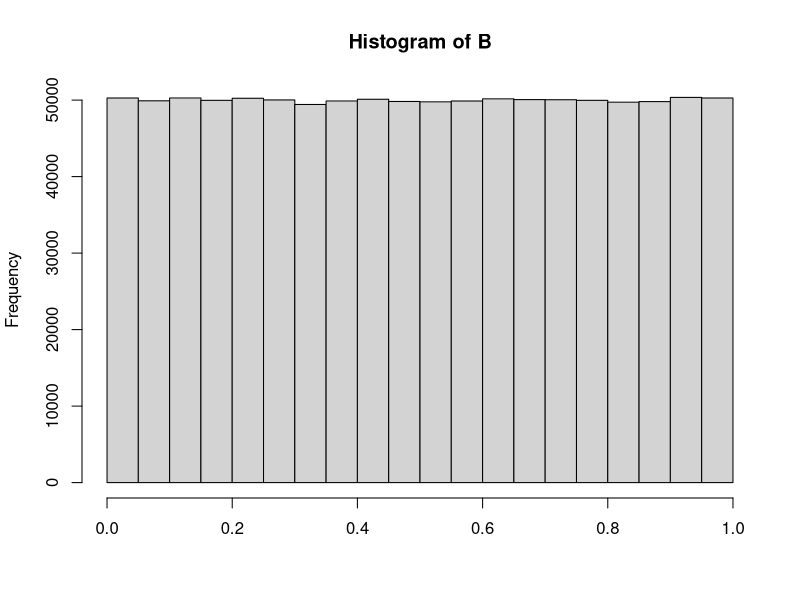
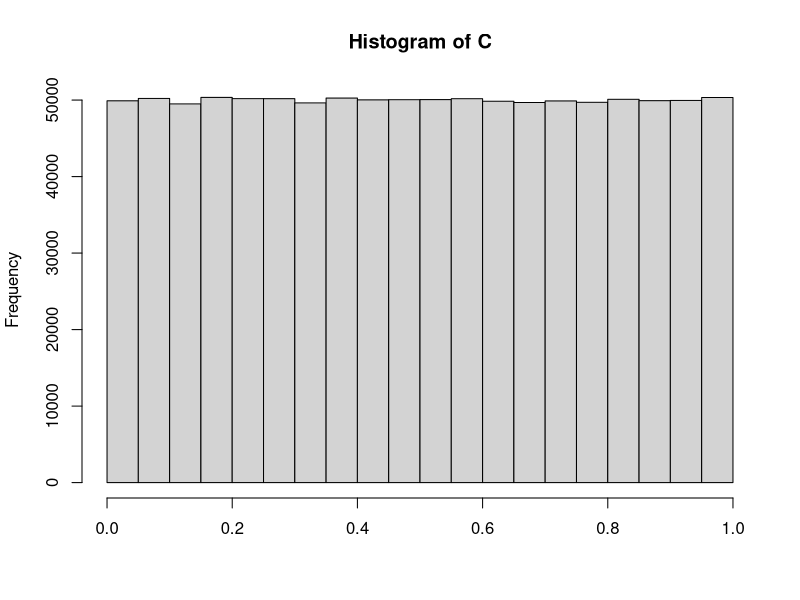
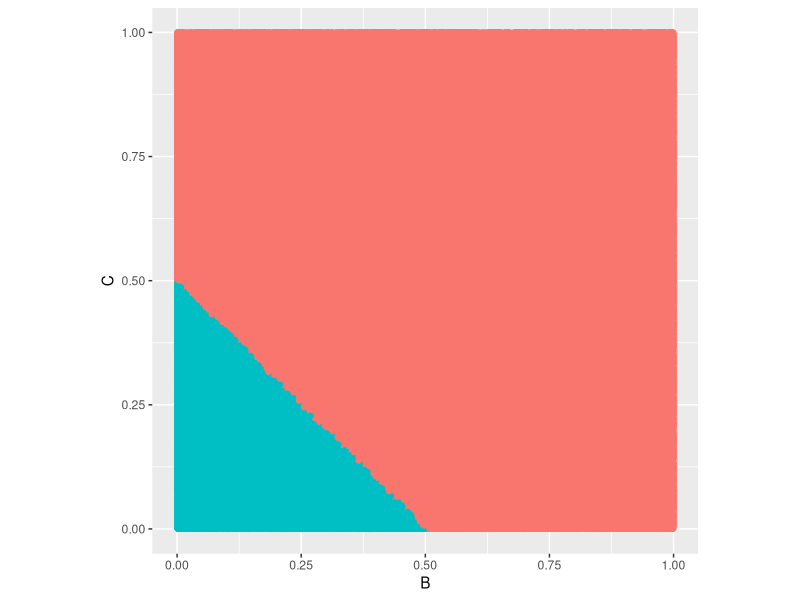
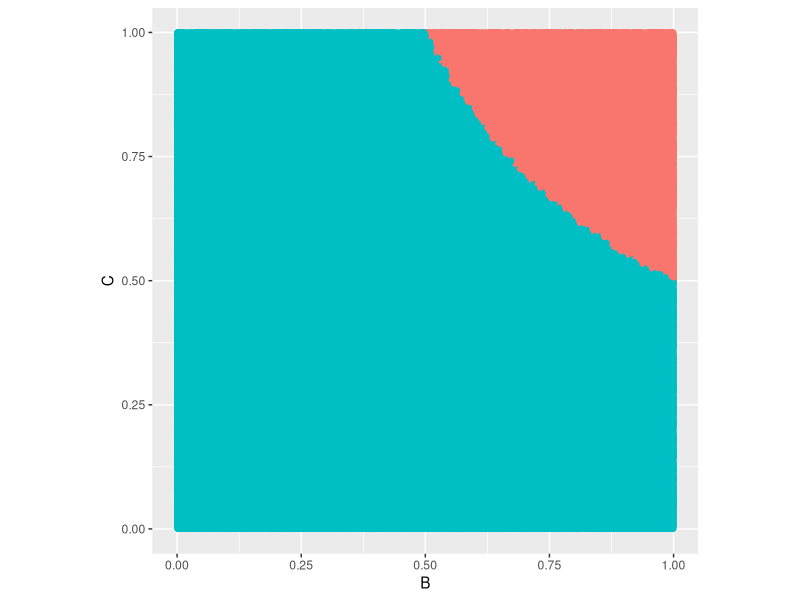
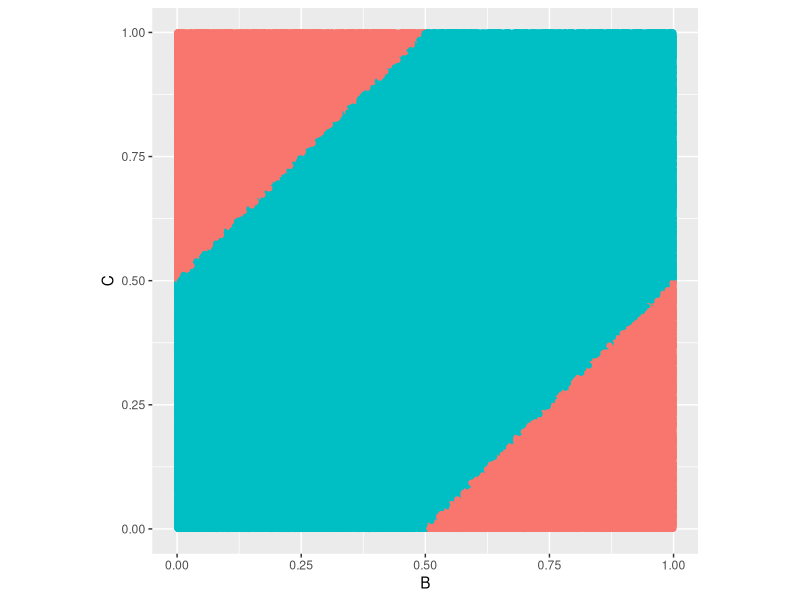
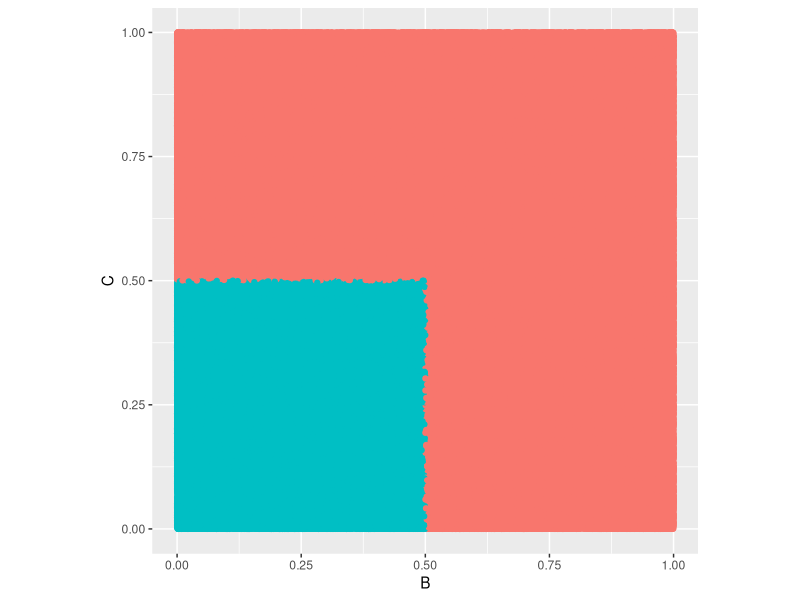
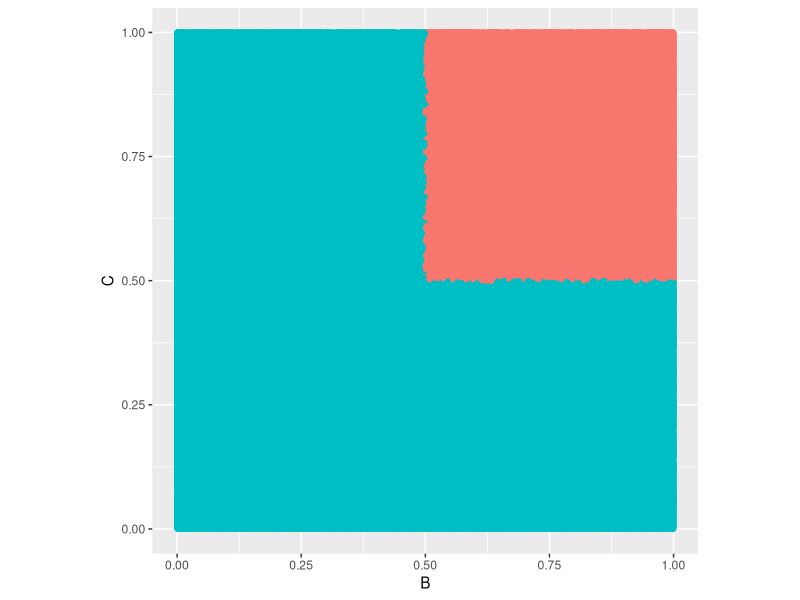

Write R code to recreate these figures, in order.
## ---- chunk 1
library(dplyr)
library(ggplot2)
set.seed(12345)
n <- 1000000
B <- runif(n, min = 0, max = 1)
C <- runif(n, min = 0, max = 1)
data <- data.frame(B = B, C = C)
## ---- chunk 2
hist(data$B, main = "Histogram of B", xlab = "")
## ---- chunk 3
hist(data$C, main = "Histogram of C", xlab = "")
## ---- chunk 4
data <- data %>%
  mutate(a = ifelse(B + C < 1/2, 1, 0))
sum(data$a) / n
## ---- chunk 5
ggplot(data, aes(x = B, y = C, color = as.factor(a))) +
  geom_point() +
  coord_cartesian(xlim = c(0, 1), ylim = c(0, 1)) + 
  theme(legend.position = "none", aspect.ratio=1)
## ---- chunk 6
data <- data %>%
  mutate(b = ifelse(B * C < 1/2, 1, 0))
sum(data$b) / n
## ---- chunk 7
ggplot(data, aes(x = B, y = C, color = as.factor(b))) +
  geom_point() +
  coord_cartesian(xlim = c(0, 1), ylim = c(0, 1)) + 
  theme(legend.position = "none", aspect.ratio=1)
## ---- chunk 8
data <- data %>%
  mutate(c = ifelse(abs(B - C) < 1/2, 1, 0))
sum(data$c) / n
## ---- chunk 9
ggplot(data, aes(x = B, y = C, color = as.factor(c))) +
  geom_point() +
  coord_cartesian(xlim = c(0, 1), ylim = c(0, 1)) + 
  theme(legend.position = "none", aspect.ratio=1)
## ---- chunk 10
data <- data %>%
  mutate(d = ifelse(pmax(B, C) < 1/2, 1, 0))
sum(data$d) / n
## ---- chunk 11
ggplot(data, aes(x = B, y = C, color = as.factor(d))) +
  geom_point() +
  coord_cartesian(xlim = c(0, 1), ylim = c(0, 1)) + 
  theme(legend.position = "none", aspect.ratio=1)
## ---- chunk 12
data <- data %>%
  mutate(e = ifelse(pmin(B, C) < 1/2, 1, 0))
sum(data$e) / n
## ---- chunk 13
ggplot(data, aes(x = B, y = C, color = as.factor(e))) +
  geom_point() +
  coord_cartesian(xlim = c(0, 1), ylim = c(0, 1)) + 
  theme(legend.position = "none", aspect.ratio=1)
